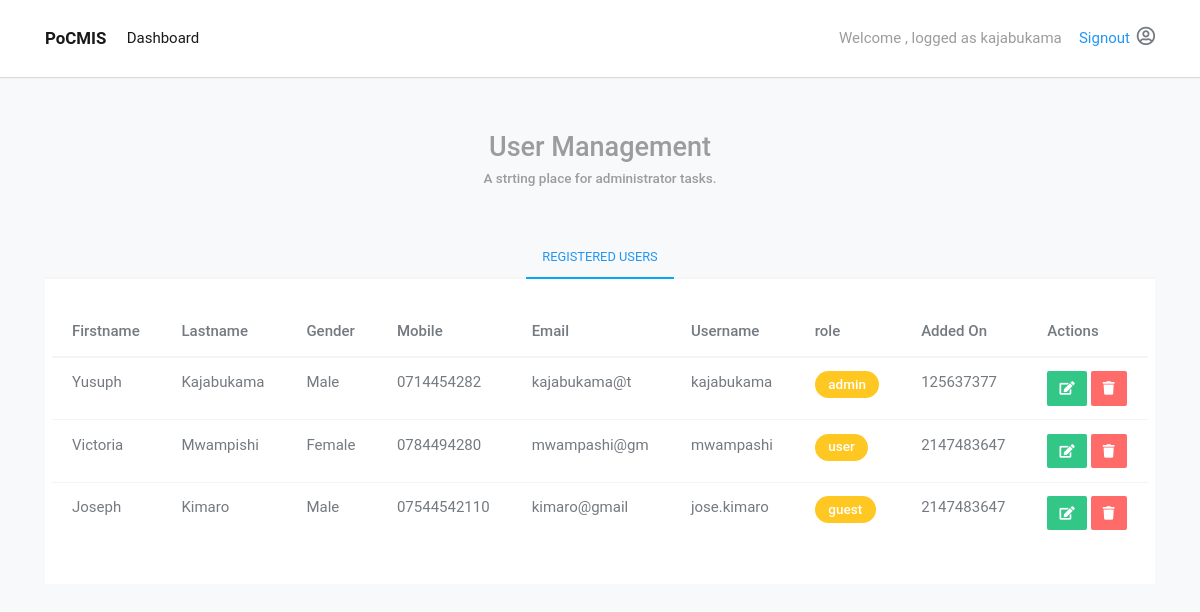
Screenshot of /admin/manage_users.php (signed in) with the database file from the repository.
### tables this page shows
CREATE TABLE `tbl_users`(
	id INT(11) NOT NULL AUTO_INCREMENT PRIMARY KEY,
	stationId INT(11)NOT NULL,
	firstname VARCHAR(100) NOT NULL,
	lastname VARCHAR(100) NOT NULL,
	gender VARCHAR(10)NOT NULL,
	mobile VARCHAR(12)NOT NULL,
	email VARCHAR(12)NOT NULL,
	username VARCHAR(100) NOT NULL,
	password VARCHAR(62) NOT NULL,
	role VARCHAR(20) NOT NULL default 'admin',
	active INT(2) NOT NULL default 1,
	createdAt INT(11) default 0
)AUTO_INCREMENT=100200;

### includes/functions.php (called while the page is built, shortened)
<?php
	function getUser($connection, $userid){
		$query = "SELECT * FROM ".TBL_USER." WHERE id = ?";
		$stmt = $connection->prepare($query);
		$stmt->bind_param("s", $userid);
		$stmt->execute();
		$result = $stmt->get_result();
		$user = $result->fetch_assoc();
		return $user;
	}
	function get_users_By_station($connection, $stationId){
		$query = "SELECT * FROM ".TBL_USER." WHERE stationId = ?";
		$stmt = $connection->prepare($query);
		$stmt->bind_param("s", $stationId);
		$stmt->execute();
		$result = $stmt->get_result();
		$users = $result->fetch_all(MYSQLI_ASSOC);
		return $users;
	}

### admin/manage_users.php (the view, shortened to what this page needs)
<?php
	require_once('../database/connection.php');
	require_once('../includes/functions.php');
	$instance = openConnection();
	$user = getUser($instance, $_SESSION['userId']);
	$username = $user['username'];
	$stationId = $user['stationId'];
	$users = get_users_By_station($instance, $stationId);
?>
<!DOCTYPE html>
<html lang="en">
<head>
	<link rel="stylesheet" href="../assets/css/bootstrap.min.css">
	<link rel="stylesheet" href="../assets/css/all.min.css">
	<link rel="stylesheet" href="../assets/css/default.css">
</head>
<body>
	<?php require_once('../partials/navbar.php'); ?>
	<div class="container space-top">
		<div class="row">
			<div class="col-md-12 text-center">
				<h2 class="text-muted">User Management</h2>
				<h6 class="text-muted">A strting place for administrator tasks.</h6>
			</div>
		</div>
		<div class="row d-flex justify-content-center mt-5">
			<div class="col-md-12">
				<ul class="nav nav-tabs justify-content-center" id="myTab" role="tablist">
					  <li class="nav-item">
					    <a class="nav-link active" id="home-tab" data-toggle="tab" href="#home" role="tab" aria-controls="home" aria-selected="true">Registered  Users</a>
					  </li>
					</ul>
					<div class="tab-content" id="myTabContent">
					  <div class="tab-pane fade show active" id="home" role="tabpanel" aria-labelledby="home-tab">
					  	<table class="table">
						  <head>
						    <tr>
						      <th>Firstname</th>
						      <th>Lastname</th>
						      <th>Gender</th>
						      <th>Mobile</th>
						      <th>Email</th>
						      <th>Username</th>
						      <th>role</th>
						      <th>Added On</th>
						      <th>Actions</th>
						    </tr>
						  </head>
						  <tbody>
						    <?php  foreach($users as $user): ?>
						    	<tr>
								   <td><?php echo $user['firstname'];?></td>
								   <td><?php echo $user['lastname'];?></td>
								   <td><?php echo $user['gender'];?></td>
								   <td><?php echo $user['mobile'];?></td>
								   <td><?php echo $user['email'];?></td>
								   <td><?php echo $user['username'];?></td>
								   <td><span class="badge badge-warning">
								   	<?php echo $user['role'];?></span>
								   </td>
								   <td><?php echo $user['createdAt'];?></td>
								   <td>
								   	<span>
								   		<a href="edit_user.php?id=<?php echo $user['id'] ?>" class="btn btn-success"><i class="fas fa-edit"></i>
								   		</a>
								   	</span>
								   	<span>
								   		<a href="delete_user.php?id=<?php echo $user['id'] ?>" class="btn btn-danger"><i class="fas fa-trash"></i>
								   		</a>
								   	</span>
								   </td>
								</tr>
						    <?php endforeach; ?>
						  </tbody>
						</table>
					  </div>
					</div>
			</div>
		</div>
	</div>
</body>
</html>

### partials/navbar.php
<nav class="navbar navbar-expand-lg navbar-light bg-light">
  <div class="container">
  	<a class="navbar-brand" href="#">PoCMIS</a>
	  <div class="collapse navbar-collapse" id="navbarSupportedContent">
	    <ul class="navbar-nav mr-auto">
	      <li class="nav-item active"><a class="nav-link" href="#">Dashboard</a></li>
	    </ul>
	    <span class="text-muted">
	    	<?php
		    	echo "Welcome , logged as ".$username . " <a class='ml-3' href='../logout.php?value=logout'>Signout</a> ";
		    ?>
	    </span>
	    <span class="ml-2"><i class="far fa-user-circle medium"></i></span>
	  </div>
  </div>
</nav>

### assets/css/default.css (style rules this page uses)
body { background-color: #f8f9fa !important; font-size: 15px!important; }
.badge { border-radius: 6rem !important; }
.space-top { margin-top: 4rem !important; }
.medium { font-size: 1.4rem !important; }
.navbar-brand { font-weight: 700 !important; }
.navbar { background-color: #fff !important; padding: 1rem 1rem !important; box-shadow: 0 1px 2px rgba(0,0,0,0.0576), 0 1px 1px rgba(0,0,0,0.09); transition: all 0.3s cubic-bezier(.25,.8,.25,1); }
.tab-content { padding: 2rem 0.5rem !important; background-color: #ffffff !important; }

### rows the page displays
tbl_users: username "kajabukama", firstname "Yusuph", lastname "Kajabukama", gender "Male", mobile "0714454282", email "kajabukama@t", role "admin", createdAt "125637377"
tbl_users: firstname "Victoria", lastname "Mwampishi", gender "Female", mobile "0784494280", email "mwampashi@gm", username "mwampashi", role "user", createdAt "2147483647"
tbl_users: firstname "Joseph", lastname "Kimaro", gender "Male", mobile "07544542110", email "kimaro@gmail", username "jose.kimaro", role "guest", createdAt "2147483647"
